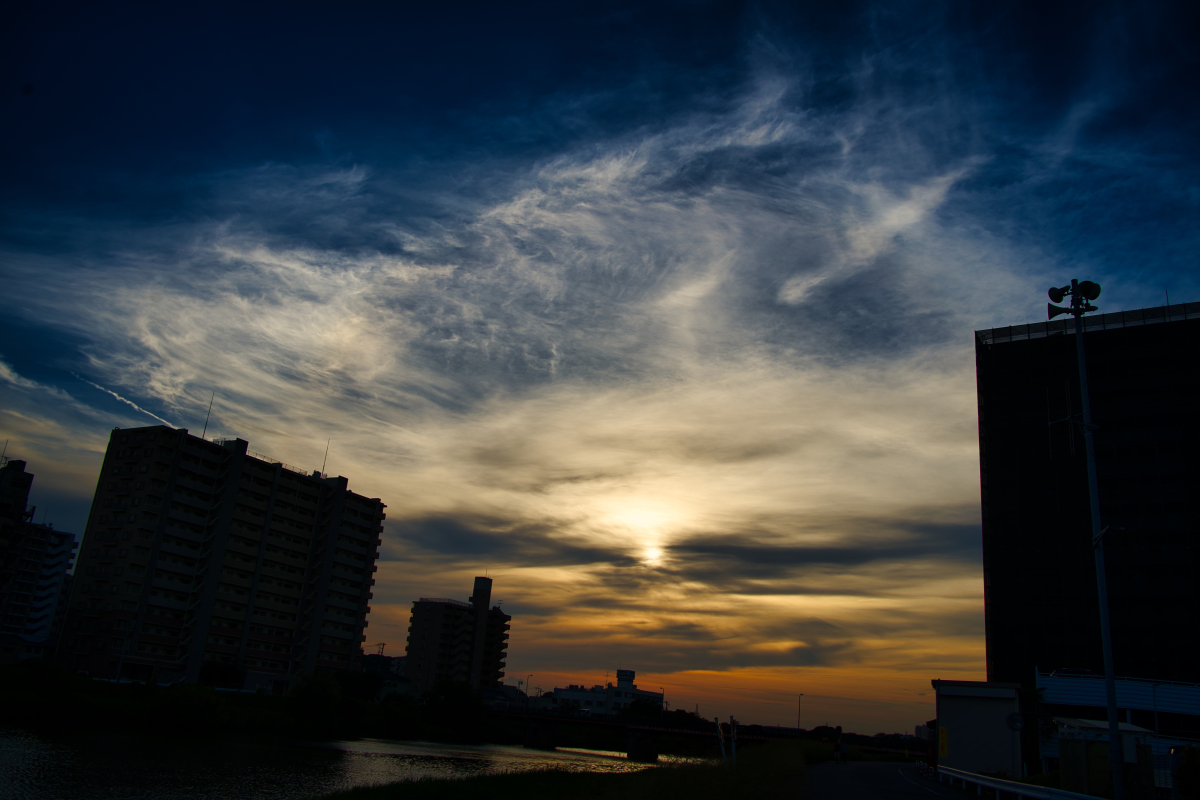
#> input picture chapter_4/image.jpeg, 6000 x 4000 px (shown at 1/5 size)
$ python -i display_image_monochrome_mosaic.py   (imports and definitions only)
#> lines starting #> are read from the running program, lines starting #| are printed output that depends on the picture
import tkinter as tk
import tkinter.filedialog as fd
import PIL.Image, PIL.ImageTk

def displayPhoto(path):
#> called with path = 'image.jpeg'
    newImage = PIL.Image.open(path).convert("L").resize((32,32)).resize((300, 300), resample=0)
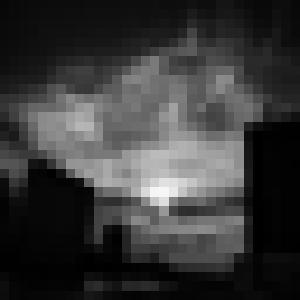
#> newImage: PIL image 300x300 L; min 0, max 246, mean 56.9
#> (the run stopped early here; a loop or call above may not have finished)
